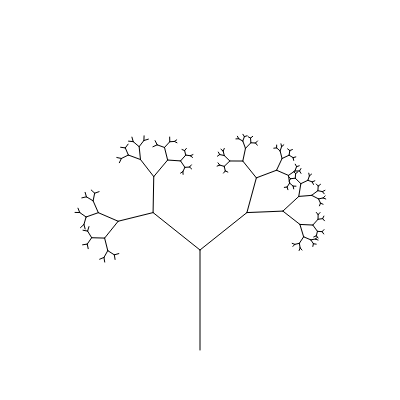
Frame 1 (no input)
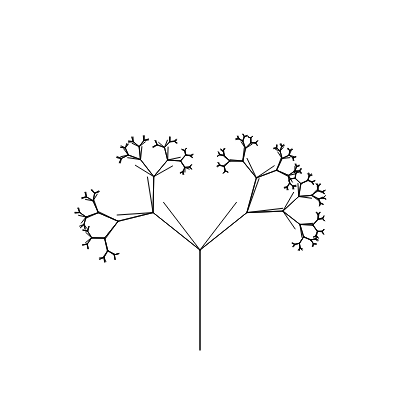
Frame 2 (the mouse pressed at the canvas centre, redrawn once)

The p5.js sketch that drew these frames (run headless with seeded random() and noise() and a simulated clock; the mouse was pressed at the canvas centre and the sketch redrawn once):

// p5.js sketch
// ── sketch.js
let branches = [];
let stem; 
let generation = 0;

function setup() {
  createCanvas(400, 400);
  background(255);
  let startingPos = createVector(width/2, height-50);
  let startingLen = 100;
  let direction = createVector(0, -1); // in p5.js, the y-positive axis is (0, -1)
  stem = new BranchingTree(startingPos, startingLen, direction);
  branches.push(stem);
}

function draw() {
  
  for (let i = 0; i < 100; i++){
    grow(branches[i]);
    generation++;
    console.log(generation);
  }
  
  for (let branch of branches){
    branch.show();
  }
  
  noLoop();
}

function grow(branch){
  let rotatingAngle = random(PI/6, PI/3);
  let newStart = branch.end.copy();
  let newLen = branch.length * 0.6;
  let branchDir1 = branch.growDir.copy().rotate(rotatingAngle);
  let branchDir2 = branch.growDir.copy().rotate(-rotatingAngle);
  // let newEnd1 = p5.Vector.add(newStart, branchDir1.setMag(newLen));
  // let newEnd2 = p5.Vector.add(newStart, branchDir2.setMag(newLen));
  let newBranch1 = new BranchingTree(newStart, newLen, branchDir1);
  let newBranch2 = new BranchingTree(newStart, newLen, branchDir2);
  branches.push(newBranch1, newBranch2);
}


class BranchingTree{
  constructor(startingPos, startingLen, direction){
    this.start = startingPos;
    this.length = startingLen;
    this.growDir = direction;
    this.end = p5.Vector.add(this.start, this.growDir.copy().setMag(this.length));
    
  }
  
  getBranches(){
    let angle = PI/4;
  }
  
  show(){
    stroke(0);
    // let weight = 10/generation;
    strokeWeight(1);
    line(this.start.x, this.start.y, this.end.x, this.end.y)
    
  }
}
